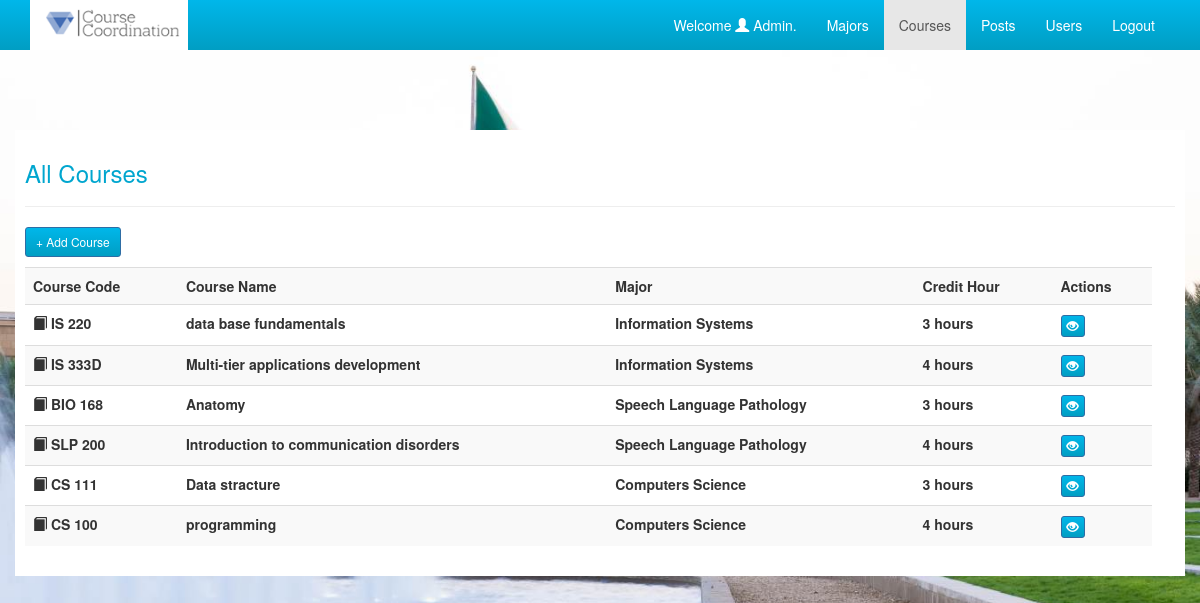
The app's page /administrator/index.php?p=courses with its own data.
### tables this page shows
CREATE TABLE `courses` (
  `course_id` int(11) NOT NULL,
  `code` varchar(20) NOT NULL,
  `name` varchar(100) NOT NULL,
  `major_id` int(11) NOT NULL,
  `credit_hour` int(11) NOT NULL,
  `desc` text NOT NULL
);

CREATE TABLE `majors` (
  `major_id` int(11) NOT NULL,
  `name` varchar(50) NOT NULL
);

### administrator/courses.php (the view)
   <h3>All Courses </h3><hr>
   <?php
	$q = "select * from courses order by major_id asc";
	$res = mysqli_query($connection, $q);
	if(!$res) {
		echo "Query Failed 1<br>";
	} else {
		$no = mysqli_num_rows($res);
		if($no == 0) {
			echo "<div class='alert alert-danger' style='max-width:500px; margin: 4px auto'>";
			echo "No Courses Yet<br>";
			echo "</div>";
			echo "<a href='?p=add_course' class='btn btn-primary btn-sm'> + Add Course</a>";
		} else {
			echo " <table class='table table-striped' style='max-width:98%'>
     <tr>
       <th>Course Code</th>
       <th>Course Name</th>
	<th>Major</th>
	<th>Credit Hour</th>
       <th>Actions</th>
     </tr>";
			echo "<p><a href='?p=add_course' class='btn btn-primary btn-sm'> + Add Course</a></p>";
			while($row = mysqli_fetch_array($res)) {
	?>
     <tr>
       <th><i class="glyphicon glyphicon-book"></i> <?php echo $row['code'] ?></th>
       <th> <?php echo $row['name']?></th>
       <th>
	<?php
		$major_id = $row['major_id'];
		$q2 = "select * from majors where major_id = {$major_id}";
		$res2 = mysqli_query($connection, $q2);
		$row2 = mysqli_fetch_array($res2);
		echo $row2['name'];
	?></th>
       <th> <?php echo $row['credit_hour'] ?> hours</th>
       <th>
    	<a href='?p=course_details&course_id=<?php echo $row['course_id']?>' class='btn btn-primary btn-xs'><i class="glyphicon glyphicon-eye-open"></i></a></th>
     </tr>
   <?php
		 }
		}
	}
?>
   </table>

### css/style.css (style rules this page uses)
body { background-image:url(../images/bg.jpg); background-size: cover; }
.btn-primary, .btn-primary:hover { background: #00b7ea; background: -moz-linear-gradient(top, #00b7ea 0%, #009ec3 100%); background: -webkit-linear-gradient(top, #00b7ea 0%,#009ec3 100%); background: linear-gradient(to bottom, #00b7ea 0%,#009ec3 100%); filter: progid:DXImageTransform.Microsoft.gradient( startColorstr='#00b7ea', endColorstr='#009ec3',GradientType=0 ); }
.h3, h3 { font-size: 24px; color: #00a6cf; }

### records on screen
courses: code "IS 220", name "data base fundamentals", major.name "Information Systems", credit_hour "3"
courses: code "IS 333D", name "Multi-tier applications development", major.name "Information Systems", credit_hour "4"
courses: code "BIO 168", name "Anatomy", major.name "Speech Language Pathology", credit_hour "3"
courses: code "SLP 200", name "Introduction to communication disorders", major.name "Speech Language Pathology", credit_hour "4"
courses: code "CS 111", name "Data stracture", major.name "Computers Science", credit_hour "3"
courses: code "CS 100", name "programming", major.name "Computers Science", credit_hour "4"
